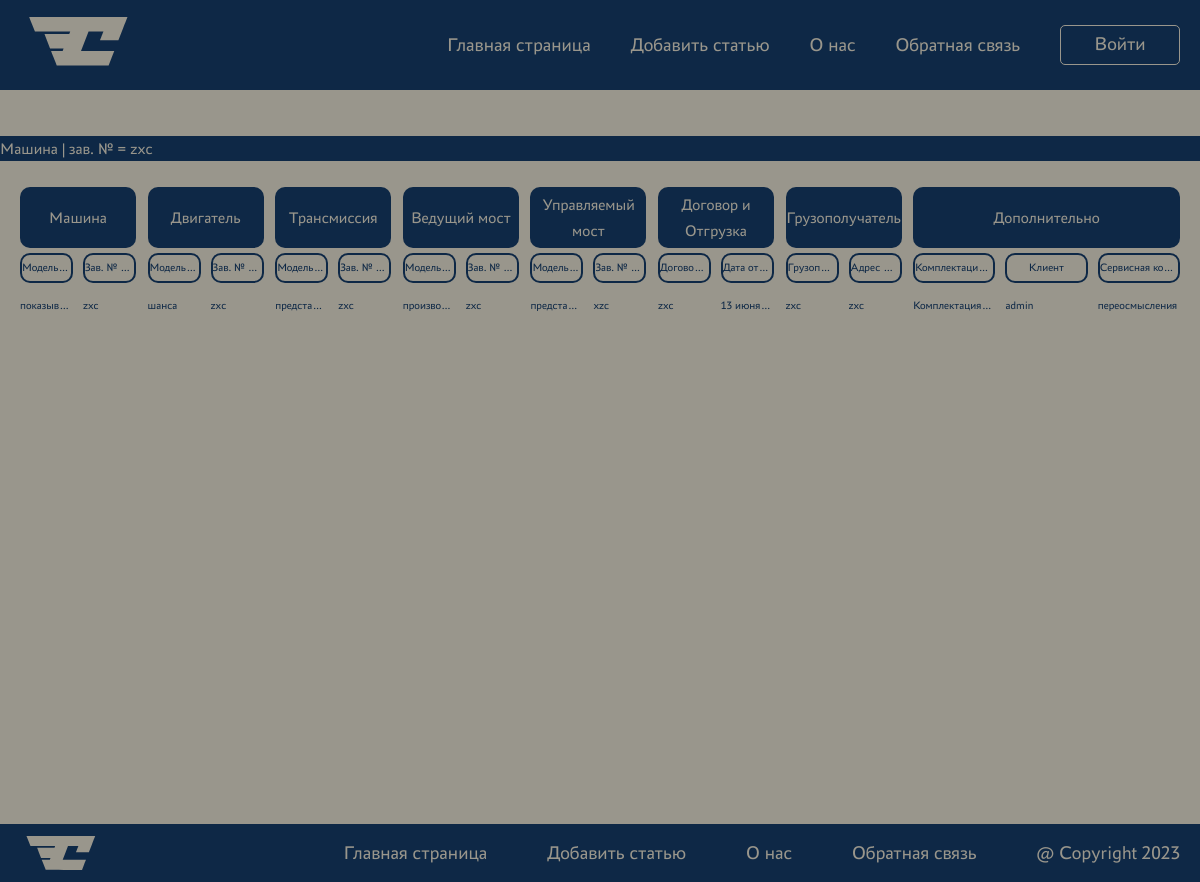
Page /machine/1/ on the committed database.
### crm_app/models.py (models this page shows, shortened)
class Machine(models.Model):
    modelMachine = models.ForeignKey(
        'ModelMachine', on_delete=models.CASCADE, related_name='modelMachines', verbose_name='Модель техники')
    serialNumber = models.CharField(max_length=255, verbose_name='Зав. № машины')
    modelEngine = models.ForeignKey(
        'ModelEngine', on_delete=models.CASCADE, related_name='modelEngines', verbose_name='Модель двигателя')
    serialNumberEngine = models.CharField(max_length=255, verbose_name='Зав. № двигателя')
    modelTransmission = models.ForeignKey(
        'ModelTransmission', on_delete=models.CASCADE, related_name='modelTransmissions', verbose_name='Модель трансмиссии')
    serialTransmission = models.CharField(max_length=255, verbose_name='Зав. № трансмиссии')
    modelDriveAxle = models.ForeignKey(
        'ModelDriveAxle', on_delete=models.CASCADE, related_name='modelDriveAxles', verbose_name='Модель ведущего моста')
    serialDriveAxle = models.CharField(max_length=255, verbose_name='Зав. № ведущего моста')
    modelSteeringAxle = models.ForeignKey(
        'ModelSteeringAxle', on_delete=models.CASCADE, related_name='modelSteeringAxles', verbose_name='Модель управляемого моста')
    serialSteeringAxle = models.CharField(max_length=255, verbose_name='Зав. № управляемого моста')
    deliveryContract = models.CharField(max_length=255, verbose_name='Договор поставки №, дата')
    shipmentDate = models.DateField(verbose_name='Дата отгрузки с завода')
    consignee = models.CharField(max_length=255, verbose_name='Грузополучатель (конечный потребитель)')
    deliveryAddress = models.CharField(max_length=255, verbose_name='Адрес поставки (эксплуатации)')
    additionalOptions = models.TextField(
        default='Комплектация не указана', verbose_name='Комплектация (дополнительные опции)')
    client = models.ForeignKey(
        User, on_delete=models.CASCADE, related_name='clients', verbose_name='Клиент')
    serviceCompany = models.ForeignKey(
        'ServiceCompany', on_delete=models.CASCADE, verbose_name='Сервисная компания')
    class Meta:
        verbose_name = 'Машина'
        verbose_name_plural = 'МАШИНЫ'

class ModelMachine(models.Model):
    name = models.CharField(max_length=255, verbose_name='Модель')
    description = models.TextField(verbose_name='Описание')
    class Meta:
        verbose_name = 'Модель техники'
        verbose_name_plural = '_СПРАВОЧНИК_Модели техники'
    def __str__(self):
        return self.name

class ModelEngine(models.Model):
    name = models.CharField(max_length=255, verbose_name='Модель')
    description = models.TextField(verbose_name='Описание')
    class Meta:
        verbose_name = 'Модель двигателя'
        verbose_name_plural = '_СПРАВОЧНИК_Модели двигателя'
    def __str__(self):
        return self.name

class ModelTransmission(models.Model):
    name = models.CharField(max_length=255, verbose_name='Модель')
    description = models.TextField(verbose_name='Описание')
    class Meta:
        verbose_name = 'Модель трансмиссии'
        verbose_name_plural = '_СПРАВОЧНИК_Модели трансмиссии'
    def __str__(self):
        return self.name

class ModelDriveAxle(models.Model):
    name = models.CharField(max_length=255, verbose_name='Модель')
    description = models.TextField(verbose_name='Описание')
    class Meta:
        verbose_name = 'Модель ведущего моста'
        verbose_name_plural = '_СПРАВОЧНИК_Модели ведущего моста'
    def __str__(self):
        return self.name

class ModelSteeringAxle(models.Model):
    name = models.CharField(max_length=255, verbose_name='Модель')
    description = models.TextField(verbose_name='Описание')
    class Meta:
        verbose_name = 'Модель управляемого моста'
        verbose_name_plural = '_СПРАВОЧНИК_Модели управляемого моста'
    def __str__(self):
        return self.name

class ServiceCompany(models.Model):
    name = models.CharField(max_length=255, verbose_name='Название')
    description = models.TextField(verbose_name='Описание')
    class Meta:
        verbose_name = 'Сервисная компания'
        verbose_name_plural = '_СПРАВОЧНИК_Сервисные компании'
    def __str__(self):
        return self.name

### crm_app/views.py (the view)
# urls.py: path('machine/<int:machine_id>/', show_machine, name='machine'),
def show_machine(request, machine_id):
    machine = get_object_or_404(Machine, pk=machine_id)
    context = {
        'machine': machine,
        'machine_table_titles': machine_table_titles,
        'menu': menu,
        'title': f"Машина | зав. № = {machine.serialNumber}"
    }
    return render(request, 'crm_app/machine.html', context=context)

### crm_app/templates/crm_app/machine.html (shortened to what this page needs)
{% extends 'crm_app/base.html' %}
{% block content %}
<h1>{{ title }}</h1>
<br />
<div class="container">
  <div class="machines">
    <div class="machines__title">
      {% for heading in machine_table_titles %}
      <div class="machines__section table-head">
        <div class="machines__row">
          <div class="machines__section-title">{{ heading }}</div>
        </div>
      </div>
      {% endfor %}
    </div>
    <div class="machines__content">
      <div class="machines__section">
        <div class="machines__row">
          <div class="machines__col table-subhead">Модель техники</div>
          <div class="machines__col table-subhead">Зав. № машины</div>
        </div>
      </div>
      <div class="machines__section">
        <div class="machines__row">
          <div class="machines__col table-subhead">Модель двигателя</div>
          <div class="machines__col table-subhead">Зав. № двигателя</div>
        </div>
      </div>
      <div class="machines__section">
        <div class="machines__row">
          <div class="machines__col table-subhead">Модель трансмиссии</div>
          <div class="machines__col table-subhead">Зав. № трансмиссии</div>
        </div>
      </div>
      <div class="machines__section">
        <div class="machines__row">
          <div class="machines__col table-subhead">Модель ведущего моста</div>
          <div class="machines__col table-subhead">Зав. № ведущего моста</div>
        </div>
      </div>
      <div class="machines__section">
        <div class="machines__row">
          <div class="machines__col table-subhead">
            Модель управляемого моста
          </div>
          <div class="machines__col table-subhead">
            Зав. № управляемого моста
          </div>
        </div>
      </div>
      <div class="machines__section">
        <div class="machines__row">
          <div class="machines__col table-subhead">
            Договор поставки №, дата
          </div>
          <div class="machines__col table-subhead">Дата отгрузки с завода</div>
        </div>
      </div>
      <div class="machines__section">
        <div class="machines__row">
          <div class="machines__col table-subhead">
            Грузополучатель (конечный потребитель)
          </div>
          <div class="machines__col table-subhead">
            Адрес поставки (эксплуатации)
          </div>
        </div>
      </div>
      <div class="machines__section">
        <div class="machines__row">
          <div class="machines__col table-subhead">
            Комплектация (дополнительные опции)
          </div>
          <div class="machines__col table-subhead">Клиент</div>
          <div class="machines__col table-subhead">Сервисная компания</div>
        </div>
      </div>
    </div>
    <div class="machines__content data">
      <div class="machines__section">
        <div class="machines__row">
          <div class="machines__col">{{machine.modelMachine}}</div>
          <div class="machines__col">{{machine.serialNumber}}</div>
        </div>
      </div>
      <div class="machines__section">
        <div class="machines__row">
          <div class="machines__col">{{machine.modelEngine}}</div>
          <div class="machines__col">{{machine.serialNumberEngine}}</div>
        </div>
      </div>
      <div class="machines__section">
        <div class="machines__row">
          <div class="machines__col">{{machine.modelTransmission}}</div>
          <div class="machines__col">{{machine.serialTransmission}}</div>
        </div>
      </div>
      <div class="machines__section">
        <div class="machines__row">
          <div class="machines__col">{{machine.modelDriveAxle}}</div>
          <div class="machines__col">{{machine.serialDriveAxle}}</div>
        </div>
      </div>
      <div class="machines__section">
        <div class="machines__row">
          <div class="machines__col">{{machine.modelSteeringAxle}}</div>
          <div class="machines__col">{{machine.serialSteeringAxle}}</div>
        </div>
      </div>
      <div class="machines__section">
        <div class="machines__row">
          <div class="machines__col">{{machine.deliveryContract}}</div>
          <div class="machines__col">{{machine.shipmentDate}}</div>
        </div>
      </div>
      <div class="machines__section">
        <div class="machines__row">
          <div class="machines__col">{{machine.consignee}}</div>
          <div class="machines__col">{{machine.deliveryAddress}}</div>
        </div>
      </div>
      <div class="machines__section">
        <div class="machines__row">
          <div class="machines__col">{{machine.additionalOptions}}</div>
          <div class="machines__col">{{machine.client}}</div>
          <div class="machines__col">{{machine.serviceCompany}}</div>
        </div>
      </div>
    </div>
  </div>
</div>
{% endblock content %}

### crm_app/templates/crm_app/base.html (shortened to what this page needs)
<!DOCTYPE html>
<html lang="en">
  <head>
    {% load static %}
    <link
      type="text/css"
      rel="stylesheet"
      href="{% static 'crm_app/css/styles.css' %}"
    />
    <link
      type="text/css"
      rel="stylesheet"
      href="{% static 'members/css/styles.css' %}"
    />
  </head>
  <body>
    <div class="wrapper">
      <div class="overlay overlay--show"></div>
      <div class="header">
        <div class="header__top header__top--open">
          <div class="container">
            <div class="header__inner">
              <a class="header__logo" href="{% url 'about' %}">
              </a>
              <ul class="header__menu-list">
                {% block mainmenu %} {% for m in menu %}
                <li class="header__menu-item">
                  <a href="{% url m.url_name %}">{{m.title}}</a>
                </li>
                {% endfor %} {% if request.user.is_authenticated %}
                <li class="header__menu-user">{{ request.user }} |</li>
                <li class="header__menu-item">
                  <a href="{% url 'logout' %}">Выйти</a>
                </li>
                {% else %}
                <li class="header__menu-item">
                  <a href="{% url 'login' %}">Войти</a>
                </li>
                {% endif %} {% endblock mainmenu %}
              </ul>
            </div>
          </div>
        </div>
      </div>
      <br />
      <div class="container">
        <div class="message">
        </div>
      </div>
      <main>{% block content %} {% endblock content %}</main>
      <div class="footer">
        <div class="container">
          <div class="footer__inner">
            <a class="footer__logo" href="{% url 'about' %}">
            </a>
            <ul class="footer__menu-list">
              {% for m in menu %}
              <li class="footer__menu-item">
                <a href="{% url m.url_name %}">{{m.title}}</a>
              </li>
              {% endfor %}
              <li class="footer__menu-item">@ Copyright 2023</li>
            </ul>
          </div>
        </div>
      </div>
    </div>
  </body>
</html>

### crm_app/static/crm_app/css/styles.css (style rules this page uses)
html, body { font-family: Astra, sans-serif; font-size: 1rem; color: #163e6c; background: #ebe6d6; line-height: 160%; }
main { min-height: 86vh; }
.wrapper { width: 100%; display: flex; flex-direction: column; overflow: hidden; }
.container { max-width: 1960px; margin: 0px auto; padding: 0px 20px; height: auto; }
.overlay { position: fixed; top: 0; left: 0; right: 0; bottom: 0; z-index: 50; background: rgba(0, 0, 0, 0.349); visibility: hidden; opacity: 0; transition: all 0.3s; }
.overlay--show { visibility: visible; opacity: 1; }
.message { font-style: italic; color: #ee0202; text-align: center; font-size: 1.8rem; opacity: 0.8; padding: 10px; line-height: 160%; text-shadow: 0px 4px 3px #d8161692, 0px 8px 13px #d1060695, 0px 18px 23px #d8161646; }
h1 { color: #ebe6d6; background: #163e6c; }
.header { background: #163e6c; color: #ebe6d6; }
.header__inner { display: flex; justify-content: space-between; align-items: center; }
.header__menu-list { display: flex; color: #ebe6d6; font-size: 1.5rem; align-items: center; }
.header__menu-item { margin-right: 20px; position: relative; margin-left: 40px; }
.header__menu-item:last-child { margin-right: 0; text-align: center; padding: 5px 0; width: 120px; height: 40px; border: 1px solid #ebe6d6; border-radius: 5px; }
.footer { background: #163e6c; color: #ebe6d6; }
.footer__inner { display: flex; justify-content: space-between; align-items: center; }
.footer__logo > svg { width: 70%; height: 70%; display: flex; align-content: center; }
.footer__menu-list { display: flex; color: #ebe6d6; font-size: 1.2rem; align-items: center; }
.footer__menu-item { margin-right: 20px; position: relative; margin-left: 40px; }
.footer__menu-item:last-child { margin-right: 0; text-align: right; }
.machines__title, .machines__content { display: grid; grid-template-columns: repeat(7, 10%) 23%; grid-template-rows: auto; gap: 1%; }
.data { cursor: pointer; }
.machines__section { display: flex; flex-direction: column; }
.machines__row { display: flex; justify-content: stretch; }
.machines__section-title { text-align: center; }
.machines__col { width: 49%; text-overflow: ellipsis; white-space: nowrap; overflow: hidden; font-size: 0.7rem; margin: 5px 0; }
.machines__col:first-child { margin-right: 10px; }
.machines__col:nth-child(3) { margin-left: 10px; }
.table-head { justify-content: center; align-items: center; background-color: #163e6c; color: #ebe6d6; border-radius: 10px; padding: 5px 0; }
.table-subhead { text-align: center; border: #163e6c 2px solid; border-radius: 10px; }
@media (max-width: 1260px) { .header__menu-list { font-size: 1.2rem; } }
@media (max-width: 1260px) { .header__menu-item { margin-right: 20px; margin-left: 20px; } }

### rows in the picture
Machine: modelMachine "показывает", serialNumber "zxc", modelEngine "шанса", serialNumberEngine "zxc", modelTransmission "предста…", serialTransmission "zxc", modelDriveAxle "произво…", serialDriveAxle "zxc", modelSteeringAxle "предста…", serialSteeringAxle "xzc", deliveryContract "zxc", shipmentDate "13 июня…", consignee "zxc", deliveryAddress "zxc", additionalOptions "Комплектация…", client "admin", serviceCompany "переосмысления"

### other values in the picture
{{ m.title }} "Главная страница" "Добавить статью" "О нас" "Обратная связь"
{{ title }} "Машина | зав. № = zxc"
{{ heading }} "Машина" "Двигатель" "Трансмиссия" "Ведущий мост" "Управляемый мост" "Договор и Отгрузка" "Грузополучатель" "Дополнительно"
